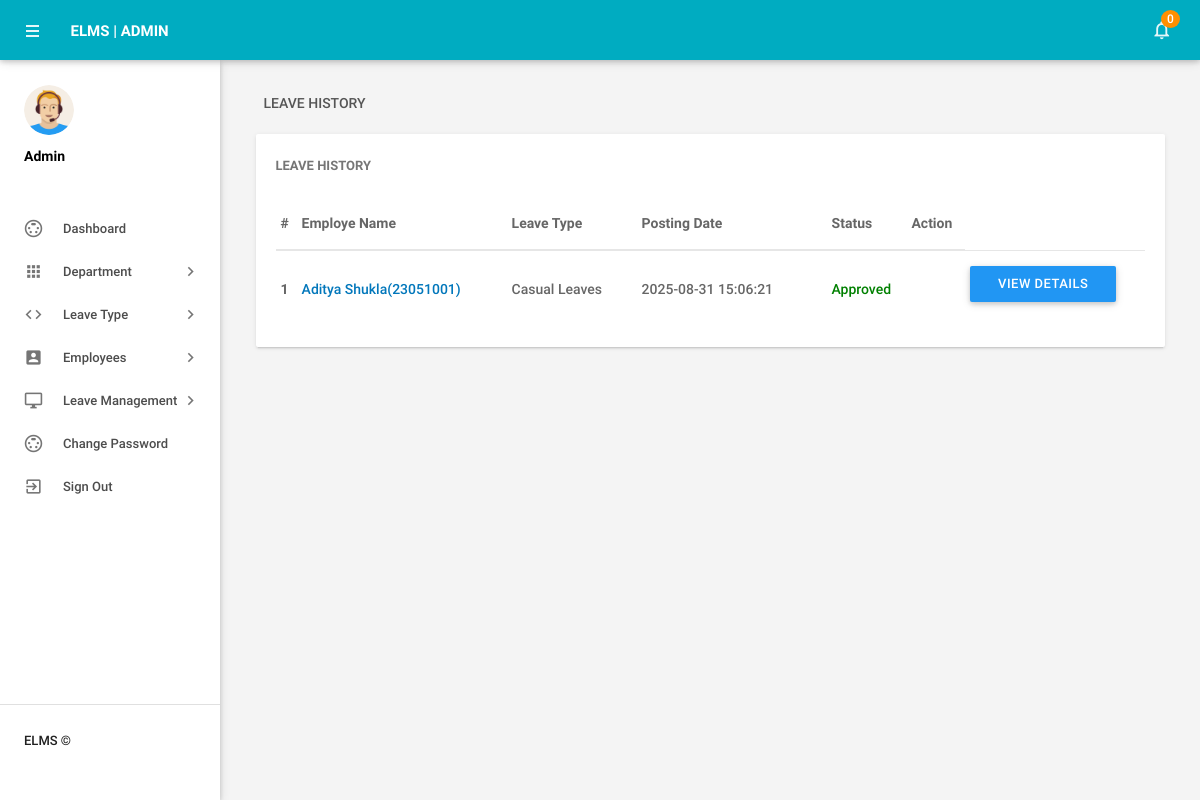
The page /admin/leaves.php (signed in) on the database its author committed.
### tables this page shows
CREATE TABLE `tblleaves` (
  `id` int(11) NOT NULL,
  `LeaveType` varchar(110) DEFAULT NULL,
  `ToDate` varchar(120) DEFAULT NULL,
  `FromDate` varchar(120) DEFAULT NULL,
  `Description` mediumtext DEFAULT NULL,
  `PostingDate` timestamp NULL DEFAULT current_timestamp(),
  `AdminRemark` mediumtext DEFAULT NULL,
  `AdminRemarkDate` varchar(120) DEFAULT NULL,
  `Status` int(1) DEFAULT NULL,
  `IsRead` int(1) DEFAULT NULL,
  `empid` int(11) DEFAULT NULL
);

CREATE TABLE `tblemployees` (
  `id` int(11) NOT NULL,
  `EmpId` varchar(100) NOT NULL,
  `FirstName` varchar(150) DEFAULT NULL,
  `LastName` varchar(150) DEFAULT NULL,
  `EmailId` varchar(200) DEFAULT NULL,
  `Password` varchar(180) DEFAULT NULL,
  `Gender` varchar(100) DEFAULT NULL,
  `Dob` varchar(100) DEFAULT NULL,
  `Department` varchar(255) DEFAULT NULL,
  `Address` varchar(255) DEFAULT NULL,
  `City` varchar(200) DEFAULT NULL,
  `Country` varchar(150) DEFAULT NULL,
  `Phonenumber` char(11) DEFAULT NULL,
  `Status` int(1) DEFAULT NULL,
  `RegDate` timestamp NULL DEFAULT current_timestamp()
);

### admin/leaves.php (the view, shortened to what this page needs)
<?php
include('includes/config.php');
if(strlen($_SESSION['alogin'])==0)
    {
header('location:index.php');
}
else{
 ?>
<!DOCTYPE html>
<html lang="en">
    <head>
        <link type="text/css" rel="stylesheet" href="../assets/plugins/materialize/css/materialize.min.css"/>
        <link href="../assets/plugins/material-preloader/css/materialPreloader.min.css" rel="stylesheet">
        <link href="../assets/plugins/datatables/css/jquery.dataTables.min.css" rel="stylesheet">
                <link href="../assets/plugins/google-code-prettify/prettify.css" rel="stylesheet" type="text/css"/>
        <link href="../assets/css/alpha.min.css" rel="stylesheet" type="text/css"/>
        <link href="../assets/css/custom.css" rel="stylesheet" type="text/css"/>
    </head>
    <body>
       <?php include('includes/header.php');?>
       <?php include('includes/sidebar.php');?>
            <main class="mn-inner">
                <div class="row">
                    <div class="col s12">
                        <div class="page-title">Leave History</div>
                    </div>
                    <div class="col s12 m12 l12">
                        <div class="card">
                            <div class="card-content">
                                <span class="card-title">Leave History</span>
                                <table id="example" class="display responsive-table ">
                                    <thead>
                                        <tr>
                                            <th>#</th>
                                            <th width="200">Employe Name</th>
                                            <th width="120">Leave Type</th>
                                             <th width="180">Posting Date</th>
                                            <th>Status</th>
                                            <th align="center">Action</th>
                                        </tr>
                                    </thead>
                                    <tbody>
<?php $sql = "SELECT tblleaves.id as lid,tblemployees.FirstName,tblemployees.LastName,tblemployees.EmpId,tblemployees.id,tblleaves.LeaveType,tblleaves.PostingDate,tblleaves.Status from tblleaves join tblemployees on tblleaves.empid=tblemployees.id order by lid desc";
$query = $dbh -> prepare($sql);
$query->execute();
$results=$query->fetchAll(PDO::FETCH_OBJ);
$cnt=1;
if($query->rowCount() > 0)
{
foreach($results as $result)
{
      ?>
                                        <tr>
                                            <td> <b><?php echo htmlentities($cnt);?></b></td>
                                              <td><a href="editemployee.php?empid=<?php echo htmlentities($result->id);?>" target="_blank"><?php echo htmlentities($result->FirstName." ".$result->LastName);?>(<?php echo htmlentities($result->EmpId);?>)</a></td>
                                            <td><?php echo htmlentities($result->LeaveType);?></td>
                                            <td><?php echo htmlentities($result->PostingDate);?></td>
                                                                       <td><?php $stats=$result->Status;
if($stats==1){
                                             ?>
                                                 <span style="color: green">Approved</span>
                                                 <?php } if($stats==2)  { ?>
                                                <span style="color: red">Not Approved</span>
                                                 <?php } if($stats==0)  { ?>
 <span style="color: blue">waiting for approval</span>
 <?php } ?>
                                             </td>
          <td>
           <td><a href="leave-details.php?leaveid=<?php echo htmlentities($result->lid);?>" class="waves-effect waves-light btn blue m-b-xs"  > View Details</a></td>
                                    </tr>
                                         <?php $cnt++;} }?>
                                    </tbody>
                                </table>
                            </div>
                        </div>
                    </div>
                </div>
            </main>
        </div>
        <div class="left-sidebar-hover"></div>
    </body>
</html>
<?php } ?>

### rows shown on the page
tblleaves: tblemployees.FirstName+LastName "Aditya Shukla", tblemployees.EmpId "23051001", LeaveType "Casual Leaves", PostingDate "2025-08-31 15:06:21", Status "Approved"

### other values the page prints
$unreadcount "0"
